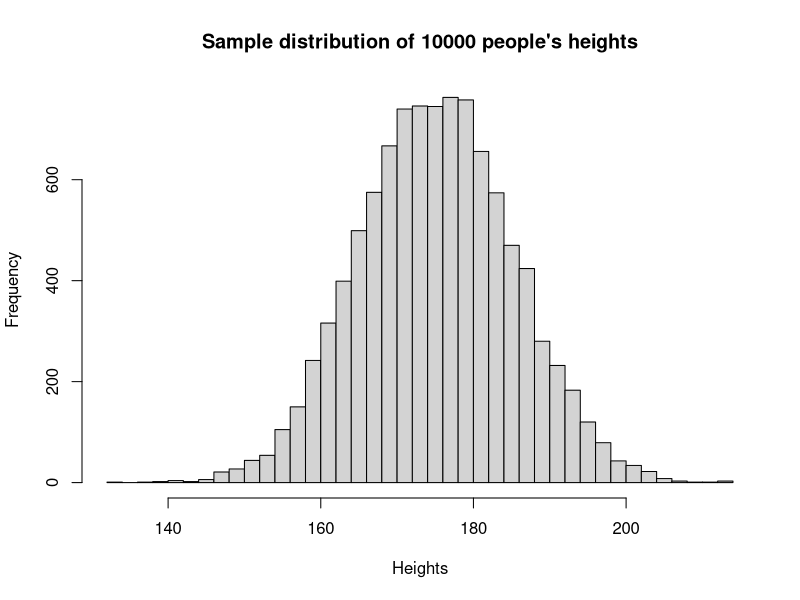
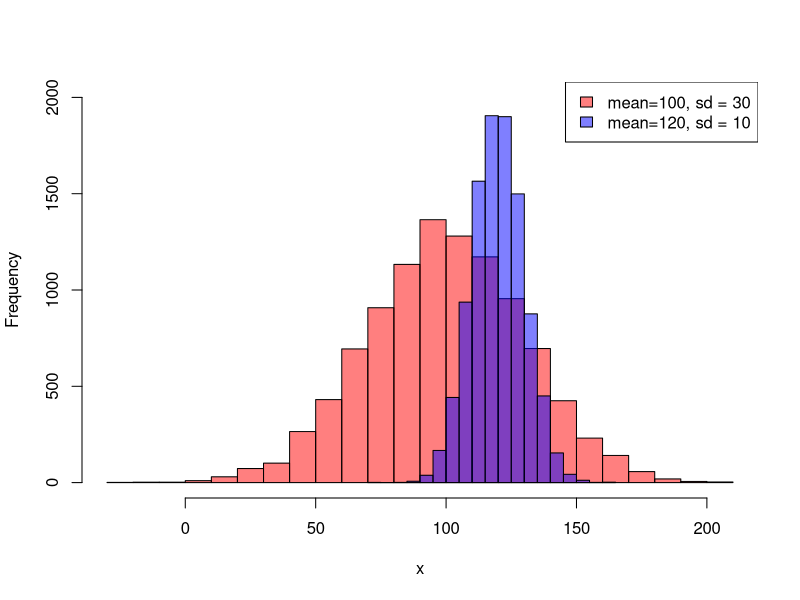
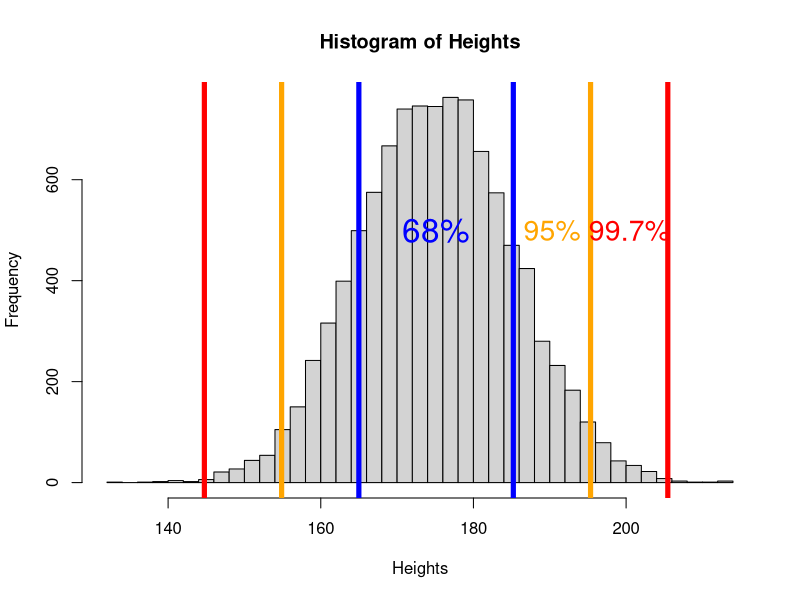
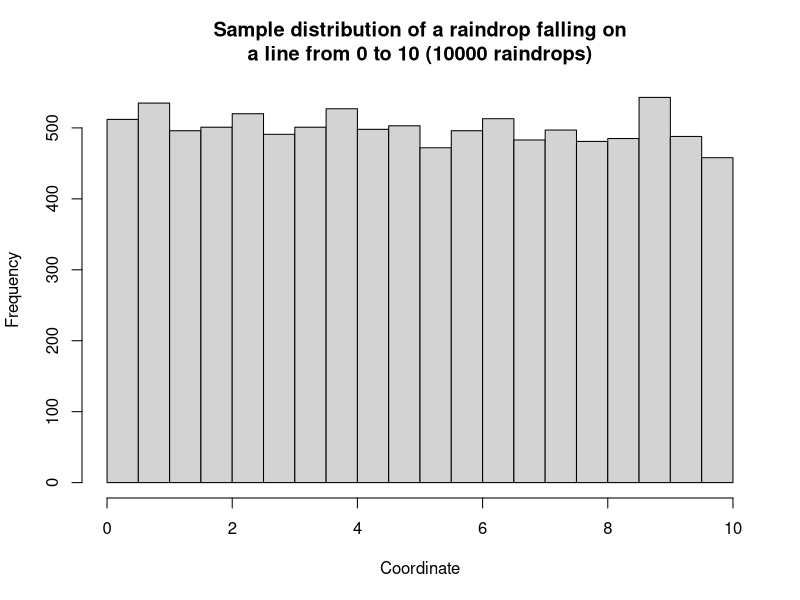
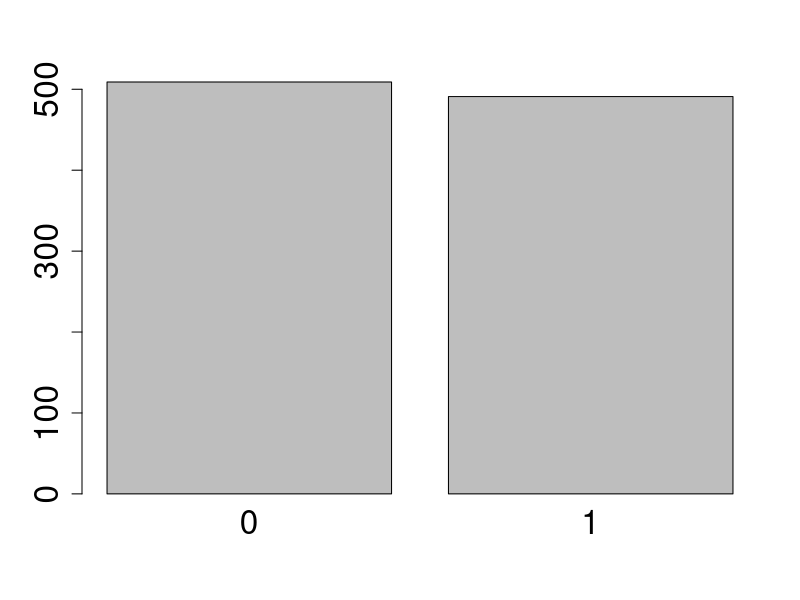
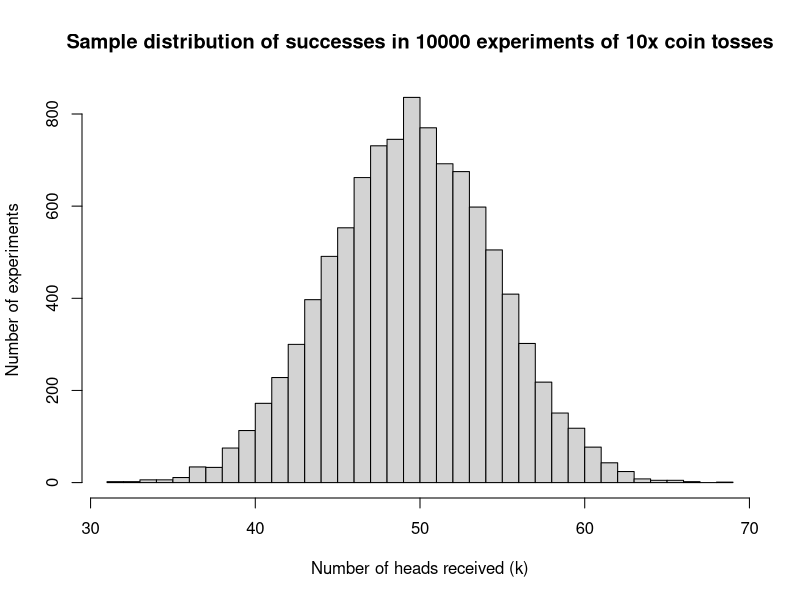
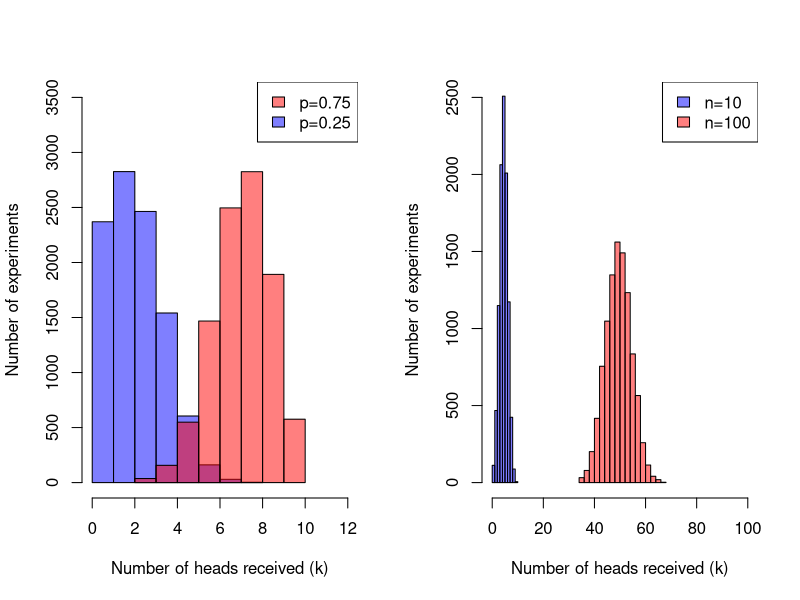
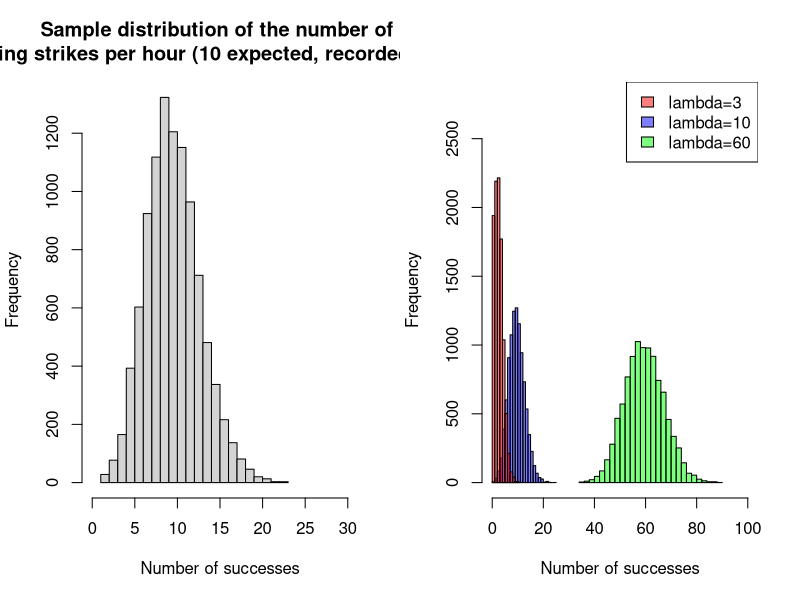

Generate these figures, in order, with R:
## ---- chunk 1
knitr::opts_chunk$set(echo = F, fig.width = 8, fig.height = 4)
## ---- chunk 2
Heights = rnorm(10000, mean = 175, sd = 10)
hist(Heights, breaks = 30, freq = T,
     main = 'Sample distribution of 10000 people\'s heights' )
## ---- chunk 3
Heights_sd30 = rnorm(10000, mean = 100, sd = 30)
Heights_sd10 = rnorm(10000, mean = 120, sd = 10)

hist(Heights_sd30, breaks = 30, freq = T, 
     col = rgb(1, 0, 0, alpha = 0.5), ylim= c(0, 2000), 
     main='', xlab='x')
hist(Heights_sd10, breaks = 20, freq = T, 
     col = rgb(0, 0, 1, alpha = 0.5), add = TRUE)

legend("topright", legend = c("mean=100, sd = 30", "mean=120, sd = 10"), 
       fill = c(rgb(1, 0, 0, alpha = 0.5),
                rgb(0, 0, 1, alpha = 0.5)))
## ---- chunk 4
hist(Heights, breaks = 30, freq = T)

abline(v=mean(Heights)+sd(Heights), col='blue', lwd=5)
abline(v=mean(Heights)-sd(Heights), col='blue', lwd=5)
text(mean(Heights), 500, '68%', cex=2, col = "blue")

abline(v=mean(Heights)+2*sd(Heights), col='orange', lwd=5)
abline(v=mean(Heights)-2*sd(Heights), col='orange', lwd=5)
text(mean(Heights)+1.5*sd(Heights), 500, '95%', 
     cex=1.7, col = "orange")

abline(v=mean(Heights)+3*sd(Heights), col='red', lwd=5)
abline(v=mean(Heights)-3*sd(Heights), col='red', lwd=5)
text(mean(Heights)+2.5*sd(Heights), 500, '99.7%', 
     cex=1.7, col = "red")

## ---- chunk 5
raindrops = runif(10000, min=0, max=10)

hist(raindrops, 
     breaks = 30, 
     freq = T,
     xlab = 'Coordinate',
     main = 'Sample distribution of a raindrop falling on\na line from 0 to 10 (10000 raindrops)')
# Probability of raindrop
## ---- chunk 6
coin_toss = rbinom(1000, size = 1, prob = 0.5)
barplot(table(coin_toss), cex.axis = 2, cex.names = 2)
## ---- chunk 7
coin_toss = rbinom(10000, size = 100, p=0.5)
hist(coin_toss, breaks = 30, freq = T,
     xlab = 'Number of heads received (k)', 
     ylab = "Number of experiments",
     main = 'Sample distribution of successes in 10000 experiments of 10x coin tosses')
## ---- chunk 8

coin_toss_100 = rbinom(10000, size = 100, p=0.5)
coin_toss_10 = rbinom(10000, size = 10, p=0.5)

coin_toss_left = rbinom(10000, size = 10, p=0.25)
coin_toss_right = rbinom(10000, size = 10, p=0.75)

par(mfrow=c(1,2))
hist(coin_toss_left, breaks = 10, freq = T, 
     xlab = 'Number of heads received (k)', 
     ylab = "Number of experiments",
     main = "", 
     xlim=c(0, 12), 
     ylim = c(0,3500),
     col = rgb(0, 0, 1, alpha = 0.5))

hist(coin_toss_right, breaks = 10, freq = T, 
     xlab = 'Number of heads received (k)', 
     ylab = "Number of experiments",
     main = "", add=T, 
     col = rgb(1, 0, 0, alpha = 0.5))


legend("topright", legend = c("p=0.75",
                              "p=0.25"), 
       fill = c(rgb(1, 0, 0, alpha = 0.5),
                rgb(0, 0, 1, alpha = 0.5)))

hist(coin_toss_100, breaks = 20, freq = T, 
     xlab = 'Number of heads received (k)', 
     ylab = "Number of experiments",
     main = "", 
     xlim=c(0, 100), 
     ylim = c(0,2500),
     col = rgb(1, 0, 0, alpha = 0.5))

hist(coin_toss_10, breaks = 10, freq = T, 
     add=T, 
     col = rgb(0, 0, 1, alpha = 0.5))

legend("topright", legend = c("n=10",
                              "n=100"), 
       fill = c(rgb(0, 0, 1, alpha = 0.5),
                rgb(1, 0, 0, alpha = 0.5)))
## ---- chunk 9
pois_rand = rpois(10000, 10)

hist(pois_rand, breaks = 30, freq = T, 
     xlab = 'Number of successes',
     main = 'Sample distribution of the number of \nlightning strikes per hour (10 expected, recorded 10000 h)',
     xlim = c(0, 30))
## ---- chunk 10
pois_rand = rpois(10000, 10)
pois_rand_2 = rpois(10000, 60)
pois_rand_3 = rpois(10000, 3)

hist(pois_rand, breaks = 30, freq = T, 
     xlab = 'Number of successes',
     # ylab = "Number of experiments", 
     ylim = c(0, 2800),
     xlim = c(0, 100),
     main = "",
     col = rgb(0, 0, 1, alpha = 0.5),
     )

hist(pois_rand_2, breaks = 30, freq = T,
     col = rgb(0, 1, 0, alpha = 0.5),
     add = T)

hist(pois_rand_3, breaks = 10, freq = T, 
     col = rgb(1, 0, 0, alpha = 0.5),
     add = T)


legend("topright", legend = c("lambda=3", 
                              "lambda=10",
                              "lambda=60"), 
       fill = c(rgb(1, 0, 0, alpha = 0.5),
                rgb(0, 0, 1, alpha = 0.5),
                rgb(0, 1, 0, alpha = 0.5)))
## ---- chunk 11
rnorm(n=5, mean=100, sd=10)
## ---- chunk 12
dnorm(x=100, mean=100, sd=10)
## ---- chunk 13
pnorm(80, mean=100, sd=10) # prob to obtain any value less than 80
pnorm(c(70,80,90,110,120,130), mean=100, sd=10)
## ---- chunk 14
qnorm(c(0.003, 0.05, 0.16, 0.84, 0.95, 0.997), mean=100, sd=10)
